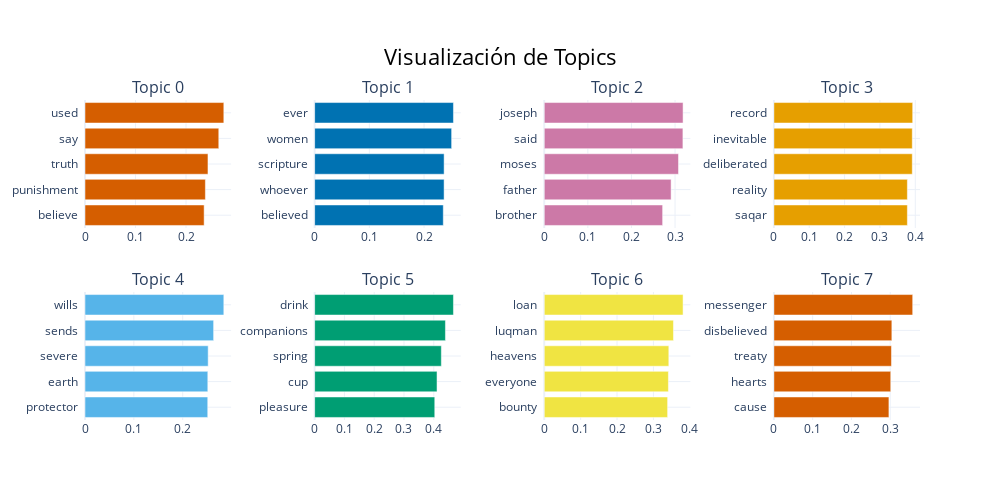

The code cell stored with this chart in its notebook:
### Markdown cell above
Ejemplo en inglés, mismo procedimiento:

### Code cell
textos_eng = (
    df_en.groupby("capitulo")["text"]
    .apply(lambda x: " ".join(x))
    .tolist()
)

embeddings_eng = np.stack(embeddings_cap_eng["eng_embeddings"].values)

# Para que no nos salgan stopwords como más predominantes
stopwords_en = list(stopwords.words("english"))

extra_stopwords_religiosas = [
    "allah", "muhammad", "god", "lord", "quran", "islam"
]

stopwords_en = stopwords_en + extra_stopwords_religiosas

en_vectorizer = CountVectorizer(stop_words=stopwords_en)

bertopic_eng = BERTopic(
    embedding_model = fasttext_english,
    umap_model = umap_reducer_eng,
    hdbscan_model = hdbscan_eng,
    vectorizer_model = en_vectorizer,
    ctfidf_model = ctfidf,
    verbose = True
).fit(textos_eng, embeddings_eng)

bertopic_eng.visualize_barchart(title="Visualización de Topics")

### Figure 1 — Plotly figure (JSON) as saved in the notebook; plotly's stock layout.template omitted (floating-point values rounded to 4 significant figures)
{"data": [{"marker": {"color": "#D55E00"}, "orientation": "h", "type": "bar", "x": [0.2359, 0.2384, 0.2435, 0.2649, 0.2749], "xaxis": "x", "y": ["believe  ", "punishment  ", "truth  ", "say  ", "used  "], "yaxis": "y"}, {"marker": {"color": "#0072B2"}, "orientation": "h", "type": "bar", "x": [0.2351, 0.2366, 0.2367, 0.2504, 0.2537], "xaxis": "x2", "y": ["believed  ", "whoever  ", "scripture  ", "women  ", "ever  "], "yaxis": "y2"}, {"marker": {"color": "#CC79A7"}, "orientation": "h", "type": "bar", "x": [0.2715, 0.2909, 0.3079, 0.318, 0.3184], "xaxis": "x3", "y": ["brother  ", "father  ", "moses  ", "said  ", "joseph  "], "yaxis": "y3"}, {"marker": {"color": "#E69F00"}, "orientation": "h", "type": "bar", "x": [0.3776, 0.3776, 0.3915, 0.3915, 0.3927], "xaxis": "x4", "y": ["saqar  ", "reality  ", "deliberated  ", "inevitable  ", "record  "], "yaxis": "y4"}, {"marker": {"color": "#56B4E9"}, "orientation": "h", "type": "bar", "x": [0.2512, 0.2513, 0.252, 0.2632, 0.2841], "xaxis": "x5", "y": ["protector  ", "earth  ", "severe  ", "sends  ", "wills  "], "yaxis": "y5"}, {"marker": {"color": "#009E73"}, "orientation": "h", "type": "bar", "x": [0.4033, 0.4109, 0.4253, 0.4391, 0.466], "xaxis": "x6", "y": ["pleasure  ", "cup  ", "spring  ", "companions  ", "drink  "], "yaxis": "y6"}, {"marker": {"color": "#F0E442"}, "orientation": "h", "type": "bar", "x": [0.339, 0.3412, 0.3423, 0.3551, 0.3815], "xaxis": "x7", "y": ["bounty  ", "everyone  ", "heavens  ", "luqman  ", "loan  "], "yaxis": "y7"}, {"marker": {"color": "#D55E00"}, "orientation": "h", "type": "bar", "x": [0.2966, 0.3013, 0.3031, 0.3042, 0.3579], "xaxis": "x8", "y": ["cause  ", "hearts  ", "treaty  ", "disbelieved  ", "messenger  "], "yaxis": "y8"}], "layout": {"annotations": [{"font": {"size": 16}, "showarrow": false, "text": "Topic 0", "x": 0.0875, "xanchor": "center", "xref": "paper", "y": 1, "yanchor": "bottom", "yref": "paper"}, {"font": {"size": 16}, "showarrow": false, "text": "Topic 1", "x": 0.3625, "xanchor": "center", "xref": "paper", "y": 1, "yanchor": "bottom", "yref": "paper"}, {"font": {"size": 16}, "showarrow": false, "text": "Topic 2", "x": 0.6375, "xanchor": "center", "xref": "paper", "y": 1, "yanchor": "bottom", "yref": "paper"}, {"font": {"size": 16}, "showarrow": false, "text": "Topic 3", "x": 0.9125, "xanchor": "center", "xref": "paper", "y": 1, "yanchor": "bottom", "yref": "paper"}, {"font": {"size": 16}, "showarrow": false, "text": "Topic 4", "x": 0.0875, "xanchor": "center", "xref": "paper", "y": 0.4, "yanchor": "bottom", "yref": "paper"}, {"font": {"size": 16}, "showarrow": false, "text": "Topic 5", "x": 0.3625, "xanchor": "center", "xref": "paper", "y": 0.4, "yanchor": "bottom", "yref": "paper"}, {"font": {"size": 16}, "showarrow": false, "text": "Topic 6", "x": 0.6375, "xanchor": "center", "xref": "paper", "y": 0.4, "yanchor": "bottom", "yref": "paper"}, {"font": {"size": 16}, "showarrow": false, "text": "Topic 7", "x": 0.9125, "xanchor": "center", "xref": "paper", "y": 0.4, "yanchor": "bottom", "yref": "paper"}], "height": 500, "hoverlabel": {"bgcolor": "white", "font": {"family": "Rockwell", "size": 16}}, "showlegend": false, "title": {"font": {"color": "Black", "size": 22}, "text": "Visualización de Topics", "x": 0.5, "xanchor": "center", "yanchor": "top"}, "width": 1000, "xaxis": {"anchor": "y", "domain": [0, 0.175], "showgrid": true}, "xaxis2": {"anchor": "y2", "domain": [0.275, 0.45], "showgrid": true}, "xaxis3": {"anchor": "y3", "domain": [0.55, 0.725], "showgrid": true}, "xaxis4": {"anchor": "y4", "domain": [0.825, 1], "showgrid": true}, "xaxis5": {"anchor": "y5", "domain": [0, 0.175], "showgrid": true}, "xaxis6": {"anchor": "y6", "domain": [0.275, 0.45], "showgrid": true}, "xaxis7": {"anchor": "y7", "domain": [0.55, 0.725], "showgrid": true}, "xaxis8": {"anchor": "y8", "domain": [0.825, 1], "showgrid": true}, "yaxis": {"anchor": "x", "domain": [0.6, 1], "showgrid": true}, "yaxis2": {"anchor": "x2", "domain": [0.6, 1], "showgrid": true}, "yaxis3": {"anchor": "x3", "domain": [0.6, 1], "showgrid": true}, "yaxis4": {"anchor": "x4", "domain": [0.6, 1], "showgrid": true}, "yaxis5": {"anchor": "x5", "domain": [0, 0.4], "showgrid": true}, "yaxis6": {"anchor": "x6", "domain": [0, 0.4], "showgrid": true}, "yaxis7": {"anchor": "x7", "domain": [0, 0.4], "showgrid": true}, "yaxis8": {"anchor": "x8", "domain": [0, 0.4], "showgrid": true}}}
